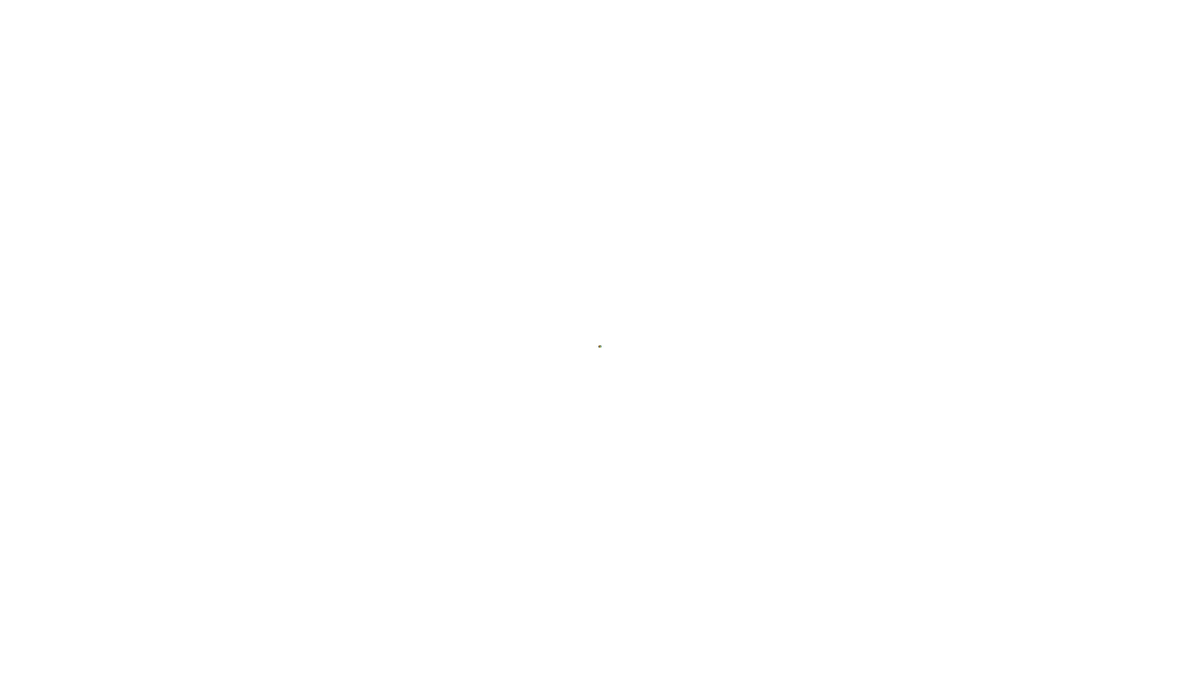
Frame 1 (no input)
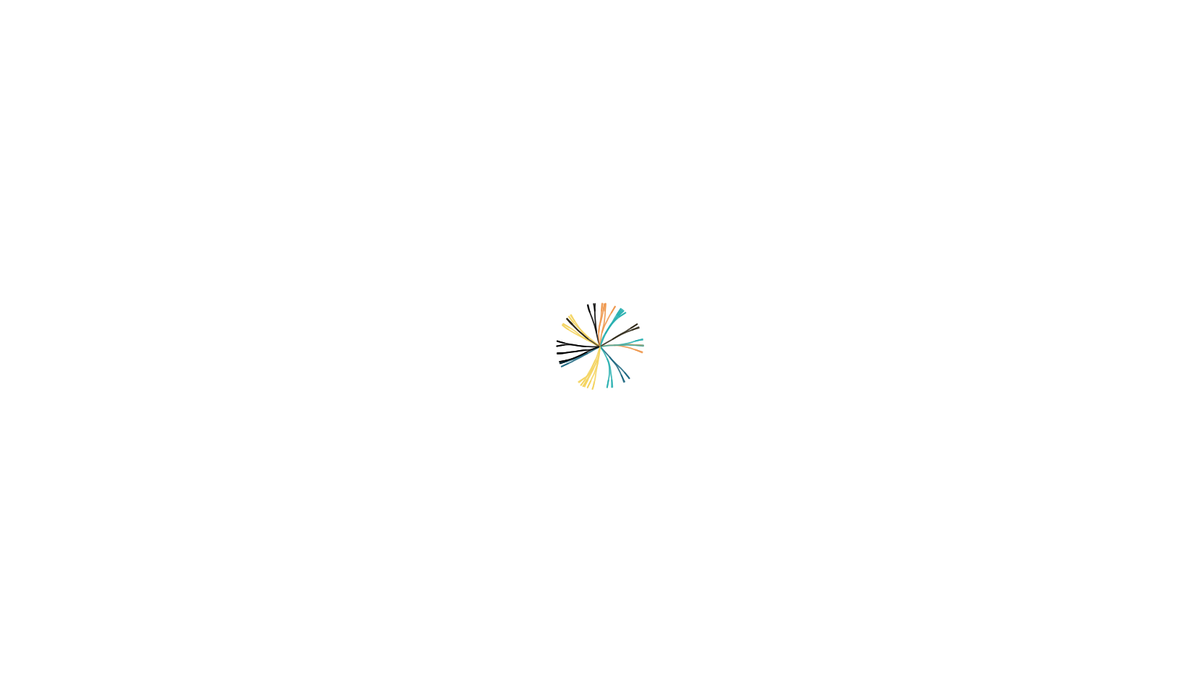
Frame 60 (the mouse pressed at the canvas centre just before this capture)
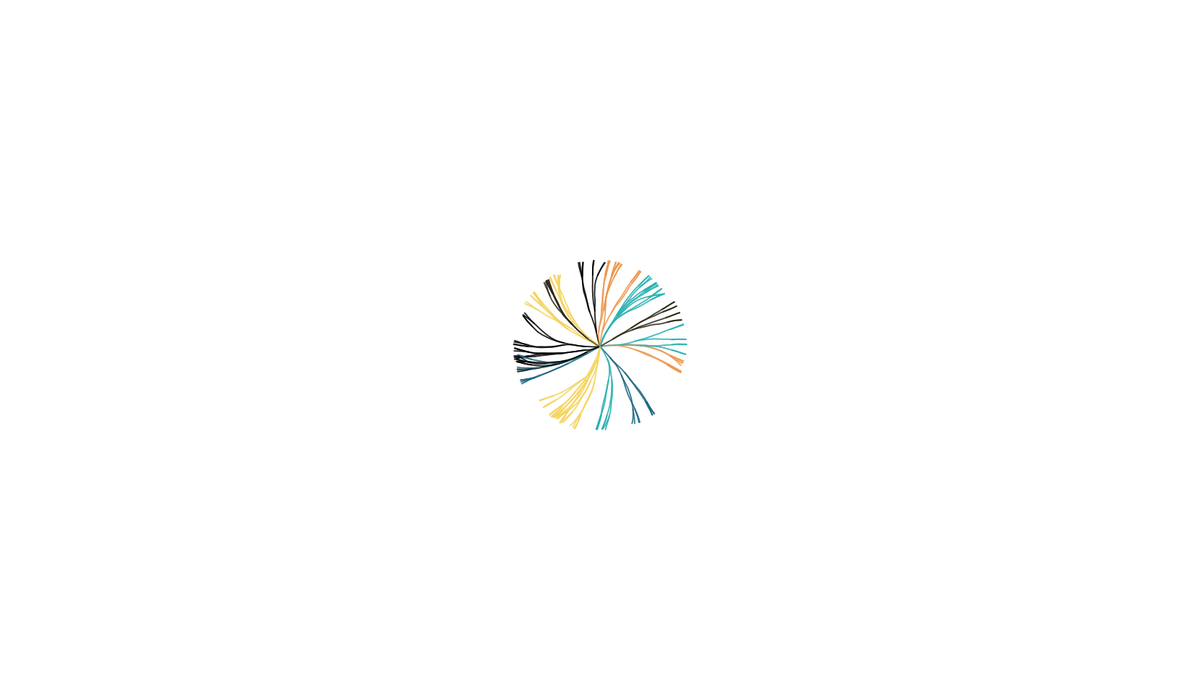
Frame 120 (the mouse held since frame 60 and released just before this capture)

The Processing sketch that drew these frames (run headless with seeded random() and noise(); from frame 60 on, the mouse is pressed at the canvas centre):

// Processing sketch: coral
// ── coral.pde
int seed = int(random(999997));
ArrayList<Agent> agents;
int num_agents = 20;

void setup() {
  size(1660, 960);
  generate();
  smooth();
  //pixelDensity(2);
  background(255);
  strokeWeight(2);
}

int counter = 1;
void draw() {

  for (int i = 0; i < agents.size(); i++) {
    agents.get(i).update();
    agents.get(i).show();
  }
  counter += 1;
  fill(255);
  fill(0);
  if(counter == 10000) {
    noLoop();
  }
  if(counter==20 || counter==50 || counter == 100 || counter == 200 || counter == 500) {
    int size = agents.size();
    for (int i=0; i < size; i++) {
      agents.add(new Agent(agents.get(i).x, agents.get(i).y, agents.get(i).s, agents.get(i).dir, agents.get(i).c));
    }
  }
}

void generate() {
  seed = int(random(999999));
  agents = new ArrayList<Agent>();
  noiseSeed(seed);
  randomSeed(seed);

  for (int i = 0; i < num_agents; i++) {
    agents.add(new Agent(width/2, height/2, 2, random(TWO_PI), rcol()));
  }
}


class Agent {
  float x, y, s, r;
  float dir;
  float vel, size_vel;
  color c;
  float split_prob = 0.01;
  Agent(float x, float y, float s, float d, color c) {
    this.x = x;
    this.y = y;
    this.s = s;
    this.r = s;
    this.dir = d;
    this.c = c;

    vel = 1;

    size_vel = 1;
  }

  void update() {
    float dist = sqrt(pow((x-width/2),2)+pow((y-height/2),2));
    float drift = 0.012-0.015*dist/(height/2);
    if (dist>height/2) { drift = 0;}
    dir+=random(-0.04,0.04+drift);
    x += cos(dir)*vel;
    y += sin(dir)*vel;
    r*=size_vel;
    /*split_prob = 0.3/pow(sqrt(pow((x-width/2),2)+pow((y-height/2),2)),1.5);
    if(random(0,1)<split_prob) {
      agents.add(new Agent(x, y, r, dir));
    }
    */
  }

  void show() {
    noStroke();
    fill(c, 180);
    ellipse(x, y, r, r);
  }
}

int[] colors = {#2D2615, #19647E, #28AFB0, #F4D35E, #EE964B, #000000} ;
int rcol() {
  int index = int(random(0,colors.length));
  print(index);
  return colors[index];
}
